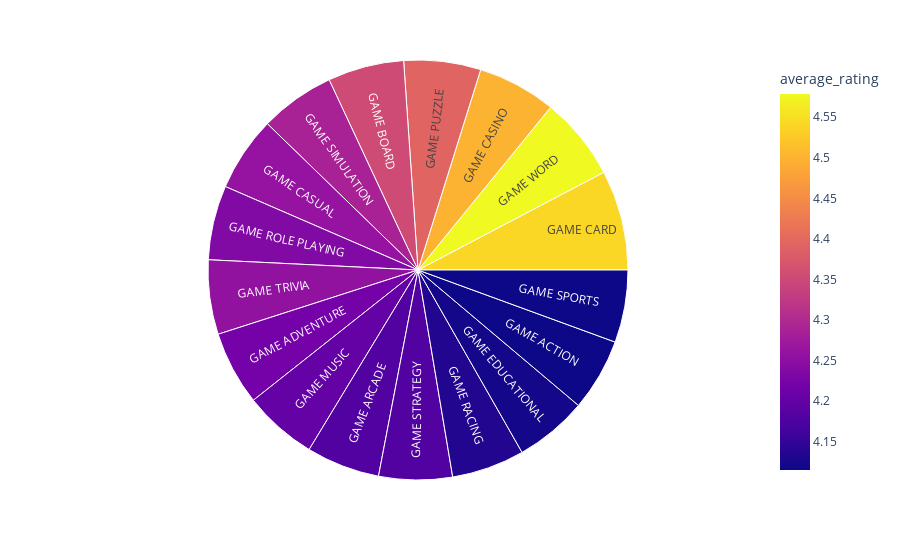

The cell this chart's notebook holds for it:
### Code cell
px.sunburst(df, path=['category'],
    values='average_rating',
    color='average_rating' )

### Figure 1 — Plotly figure (JSON) as saved in the notebook; plotly's stock layout.template omitted (floating-point values rounded to 4 significant figures)
{"data": [{"branchvalues": "total", "customdata": [[4.115], [4.22], [4.181], [4.353], [4.54], [4.5], [4.261], [4.122], [4.202], [4.392], [4.134], [4.238], [4.288], [4.115], [4.181], [4.257], [4.579]], "domain": {"x": [0, 1], "y": [0, 1]}, "hovertemplate": "labels=%{label}<br>average_rating_sum=%{value}<br>parent=%{parent}<br>id=%{id}<br>average_rating=%{color}<extra></extra>", "ids": ["GAME ACTION", "GAME ADVENTURE", "GAME ARCADE", "GAME BOARD", "GAME CARD", "GAME CASINO", "GAME CASUAL", "GAME EDUCATIONAL", "GAME MUSIC", "GAME PUZZLE", "GAME RACING", "GAME ROLE PLAYING", "GAME SIMULATION", "GAME SPORTS", "GAME STRATEGY", "GAME TRIVIA", "GAME WORD"], "labels": ["GAME ACTION", "GAME ADVENTURE", "GAME ARCADE", "GAME BOARD", "GAME CARD", "GAME CASINO", "GAME CASUAL", "GAME EDUCATIONAL", "GAME MUSIC", "GAME PUZZLE", "GAME RACING", "GAME ROLE PLAYING", "GAME SIMULATION", "GAME SPORTS", "GAME STRATEGY", "GAME TRIVIA", "GAME WORD"], "marker": {"coloraxis": "coloraxis", "colors": [4.115, 4.22, 4.181, 4.353, 4.54, 4.5, 4.261, 4.122, 4.202, 4.392, 4.134, 4.238, 4.288, 4.115, 4.181, 4.257, 4.579]}, "name": "", "parents": ["", "", "", "", "", "", "", "", "", "", "", "", "", "", "", "", ""], "type": "sunburst", "values": [409, 418, 415, 430, 565, 444, 422, 410, 416, 434, 411, 420, 424, 409, 415, 420, 470]}], "layout": {"coloraxis": {"colorbar": {"title": {"text": "average_rating"}}, "colorscale": [[0, "#0d0887"], [0.1111, "#46039f"], [0.2222, "#7201a8"], [0.3333, "#9c179e"], [0.4444, "#bd3786"], [0.5556, "#d8576b"], [0.6667, "#ed7953"], [0.7778, "#fb9f3a"], [0.8889, "#fdca26"], [1, "#f0f921"]]}, "legend": {"tracegroupgap": 0}, "margin": {"t": 60}}}
